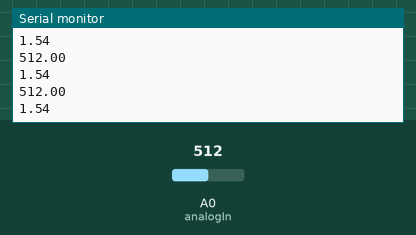
Bench run of a sketch on a simulated Arduino Uno, built with avr-gcc and run on an emulated ATmega328P. Parts: the last lines printed to the serial monitor. Inputs (shaded band) come from the test bench; at power-on: A0 (analogIn) = 512.

Above: at 1.3 s.
1.4 s: A0 (analogIn) set to 716
At 1.9 s:
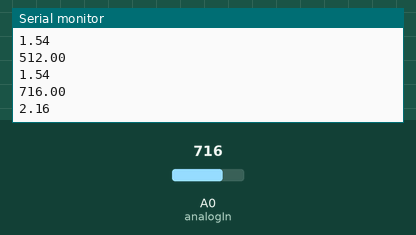
2.9 s: A0 (analogIn) set to 900
At 3.4 s:
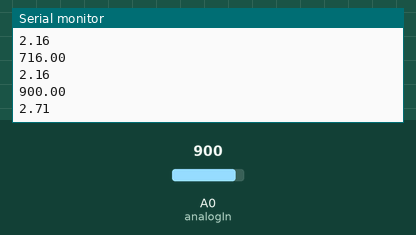
Timing chart, 0 to 5.9 s (numbered marks = the images above; inputs shaded):
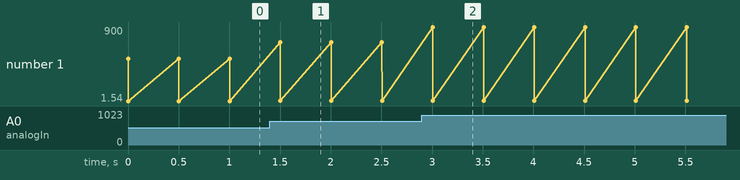

The sketch:

Test_AnalogInput.ino
```cpp
const int analogIn = 0;
float inputValue = 0;
float voltage = 0;
const float conversion_factor=331.84;

void setup(){
  Serial.begin(115200);
}

void loop(){
  inputValue = analogRead(analogIn);
  Serial.println(inputValue);
  voltage = inputValue/conversion_factor;
  Serial.println(voltage);
  delay(500);
}
```

Measured:
- after the input at 1.4 s, the serial monitor: prints a new line after 0.10 s (image 1)
- after the input at 2.9 s, the serial monitor: prints a new line after 0.11 s (image 2)
- plotted number 1: 1.54 → 2.16 after the input at 1.4 s, 2.16 → 2.71 after the input at 2.9 s
